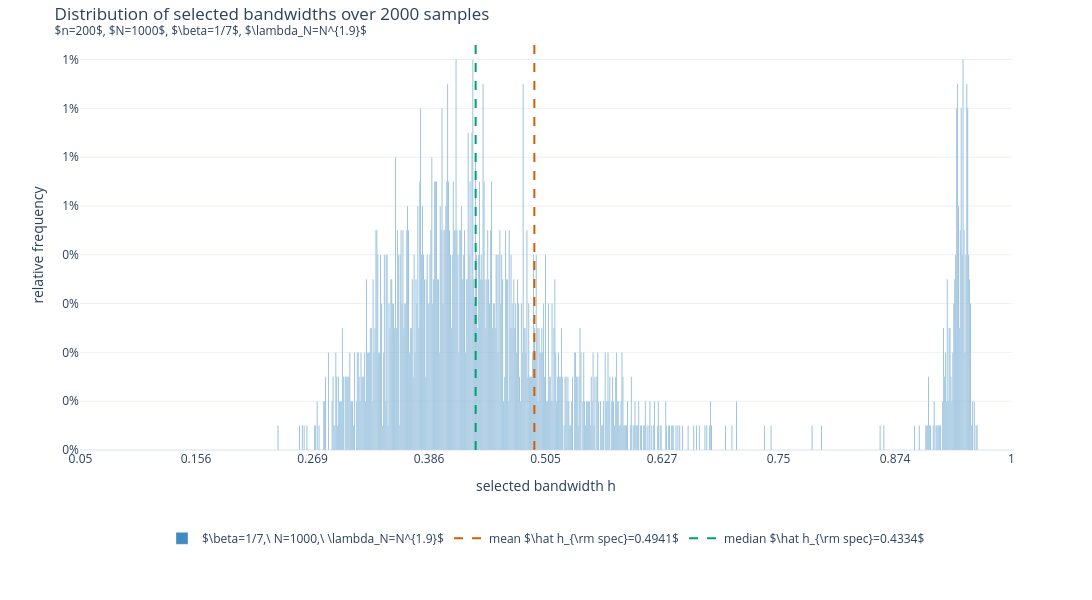

This figure's notebook cell:
### Code cell
# ============================================================
# DISCRETE DISTRIBUTION OF SELECTED BANDWIDTHS
#
# plot_bandwidth_distributions expects one count/weight for
# every candidate bandwidth in mc_h_grid.
# ============================================================

selected_indices = (
    mc_bandwidth_results["selected_index"]
    .to_numpy(dtype=int)
)

# Count how often each bandwidth-grid point was selected.
selected_counts = np.bincount(
    selected_indices,
    minlength=len(mc_h_grid),
).astype(float)


# ============================================================
# Optional reference lines
#
# The plotting function expects GRID INDICES, not bandwidth
# values, for the reference lines.
# ============================================================

mean_index = int(
    np.argmin(
        np.abs(mc_h_grid - mc_mean)
    )
)

median_index = int(
    np.argmin(
        np.abs(mc_h_grid - mc_median)
    )
)


reference_lines = [
    (
        rf"mean $\hat h_{{\rm spec}}={mc_mean:.4f}$",
        mean_index,
        "#D55E00",
    ),
    (
        rf"median $\hat h_{{\rm spec}}={mc_median:.4f}$",
        median_index,
        "#009E73",
    ),
]


# ============================================================
# Plot
# ============================================================

fig = plot_bandwidth_distributions(                                                                 ### PLOTTING
    h_grid=mc_h_grid,                                                                               ### PLOTTING
    distributions={                                                                                 ### PLOTTING
        rf"$\beta=1/7,\ N={MC_N},\ "                                                                ### PLOTTING
        rf"\lambda_N=N^{{{MC_ALPHA}}}$":                                                            ### PLOTTING
            selected_counts,                                                                        ### PLOTTING
    },                                                                                              ### PLOTTING
    reference_lines=reference_lines,                                                                ### PLOTTING
    tick_count=9,                                                                                   ### PLOTTING
    width=1100,                                                                                     ### PLOTTING
    height=600,                                                                                     ### PLOTTING
)                                                                                                   ### PLOTTING

fig.update_layout(                                                                                  ### PLOTTING
    title=(                                                                                         ### PLOTTING
        rf"Distribution of selected bandwidths "                                                    ### PLOTTING
        rf"over {MC_REPETITIONS} samples"                                                           ### PLOTTING
        "<br>"                                                                                      ### PLOTTING
        rf"<sup>$n={MC_SAMPLE_SIZE}$, "                                                             ### PLOTTING
        rf"$N={MC_N}$, "                                                                            ### PLOTTING
        rf"$\beta=1/7$, "                                                                           ### PLOTTING
        rf"$\lambda_N=N^{{{MC_ALPHA}}}$</sup>"                                                      ### PLOTTING
    )                                                                                               ### PLOTTING
)                                                                                                   ### PLOTTING

fig.show()                                                                                          ### PLOTTING

### Figure 1 — Plotly figure (JSON) as saved in the notebook; plotly's stock layout.template omitted (floating-point values rounded to 4 significant figures; data arrays with more than 128 entries replaced by an {"elided": "..."} marker saying what was removed)
{"data": [{"customdata": {"elided": "427 float values"}, "hovertemplate": "$\\beta=1/7,\\ N=1000,\\ \\lambda_N=N^{1.9}$<br>grid index=%{x}<br>bandwidth h=%{customdata:.6g}<br>relative frequency=%{y:.1%}<extra></extra>", "marker": {"color": "#1f77b4", "line": {"color": "white", "width": 0.35}}, "name": "$\\beta=1/7,\\ N=1000,\\ \\lambda_N=N^{1.9}$", "opacity": 0.85, "showlegend": true, "type": "bar", "width": 0.85, "x": {"elided": "427 int values"}, "y": {"elided": "427 float values"}}, {"hoverinfo": "skip", "line": {"color": "#D55E00", "dash": "dash", "width": 2}, "mode": "lines", "name": "mean $\\hat h_{\\rm spec}=0.4941$", "type": "scatter", "x": [487, 487], "y": [0, 0.0084]}, {"hoverinfo": "skip", "line": {"color": "#009E73", "dash": "dash", "width": 2}, "mode": "lines", "name": "median $\\hat h_{\\rm spec}=0.4334$", "type": "scatter", "x": [424, 424], "y": [0, 0.0084]}], "layout": {"barmode": "overlay", "height": 600, "legend": {"orientation": "h", "title": {}, "x": 0.5, "xanchor": "center", "y": -0.18, "yanchor": "top"}, "margin": {"b": 150, "t": 40}, "title": {"text": "Distribution of selected bandwidths over 2000 samples<br><sup>$n=200$, $N=1000$, $\\beta=1/7$, $\\lambda_N=N^{1.9}$</sup>"}, "width": 1100, "xaxis": {"range": [-0.5, 999.5], "tickmode": "array", "ticktext": ["0.05", "0.156", "0.269", "0.386", "0.505", "0.627", "0.75", "0.874", "1"], "tickvals": [0, 124, 249, 374, 499, 624, 749, 874, 999], "title": {"text": "selected bandwidth h"}}, "yaxis": {"range": [0, 0.0084], "tickformat": ".0%", "title": {"text": "relative frequency"}}}}
